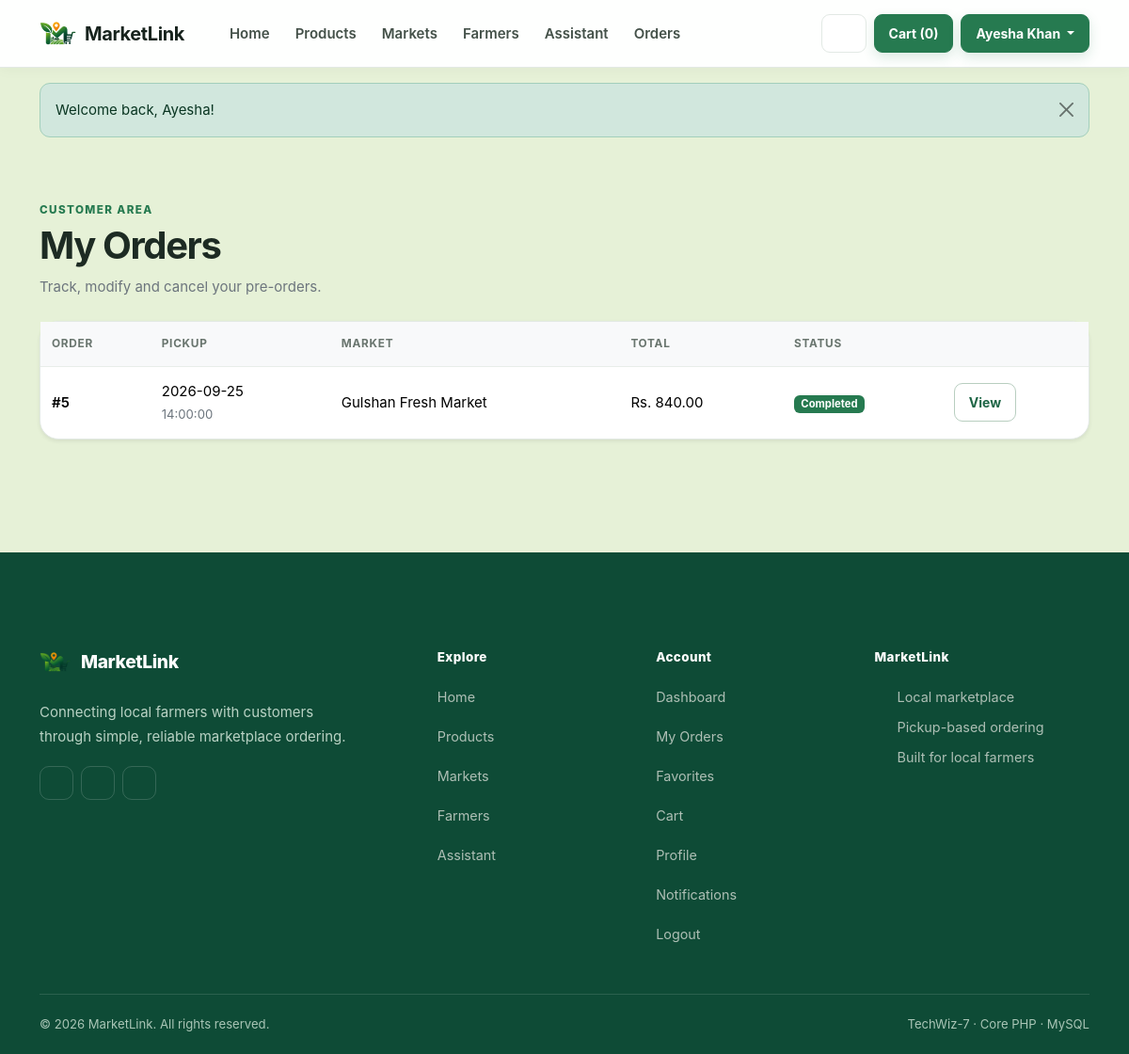
Page /orders (signed in) on the committed database.
### tables this page shows
CREATE TABLE `users` (
  `id` int(10) UNSIGNED NOT NULL,
  `name` varchar(120) NOT NULL,
  `email` varchar(190) NOT NULL,
  `password` varchar(255) NOT NULL,
  `phone` varchar(30) DEFAULT NULL,
  `profile_image` varchar(255) DEFAULT NULL,
  `role` enum('admin','farmer','customer') NOT NULL DEFAULT 'customer',
  `market_id` int(10) UNSIGNED DEFAULT NULL,
  `status` enum('active','inactive') NOT NULL DEFAULT 'active',
  `approval_status` enum('pending','approved','suspended') NOT NULL DEFAULT 'approved',
  `created_at` timestamp NOT NULL DEFAULT current_timestamp()
);

CREATE TABLE `orders` (
  `id` int(10) UNSIGNED NOT NULL,
  `customer_id` int(10) UNSIGNED NOT NULL,
  `market_id` int(10) UNSIGNED DEFAULT NULL,
  `pickup_date` date NOT NULL,
  `pickup_time` time NOT NULL,
  `note` varchar(500) DEFAULT NULL,
  `total_amount` decimal(10,2) NOT NULL DEFAULT 0.00,
  `status` enum('pending','accepted','declined','ready','completed','cancelled') NOT NULL DEFAULT 'pending',
  `created_at` timestamp NOT NULL DEFAULT current_timestamp(),
  `updated_at` timestamp NOT NULL DEFAULT current_timestamp() ON UPDATE current_timestamp()
);

CREATE TABLE `markets` (
  `id` int(10) UNSIGNED NOT NULL,
  `name` varchar(120) NOT NULL,
  `address` varchar(255) NOT NULL,
  `latitude` decimal(10,7) NOT NULL,
  `longitude` decimal(10,7) NOT NULL,
  `status` enum('active','inactive') NOT NULL DEFAULT 'active',
  `created_at` timestamp NOT NULL DEFAULT current_timestamp()
);

### app/Controllers/PublicController.php (called while the page is built, shortened)
<?php
class PublicController
{
    public function orders(): void
    {
        require_role('customer');
        $pdo = db();
        $st = $pdo->prepare("SELECT o.*,m.name market_name FROM orders o LEFT JOIN markets m ON m.id=o.market_id WHERE o.customer_id=? ORDER BY o.created_at DESC");
        $st->execute([current_user()['id']]);
        $orders = $st->fetchAll();
        require __DIR__ . '/../Views/layouts/header.php';
        require __DIR__ . '/../Views/public/orders.php';
        require __DIR__ . '/../Views/layouts/footer.php';
    }
}

### index.php (called while the page is built, shortened)
<?php
require_once __DIR__ . '/app/Support/Router.php';
$router = new \App\Support\Router(require __DIR__ . '/routes/web.php');
$router->dispatch($_SERVER['REQUEST_METHOD'] ?? 'GET', $_SERVER['REQUEST_URI'] ?? '/');

### app/Support/auth.php (called while the page is built, shortened)
<?php
require_once __DIR__ . '/db.php';
function current_user(): ?array
{
    static $userLoaded = false;
    static $user = null;
    if ($userLoaded) return $user;
    $userLoaded = true;
    $st = db()->prepare('SELECT * FROM users WHERE id=? LIMIT 1');
    $st->execute([$_SESSION['user_id']]);
    $user = $st->fetch() ?: null;
    return $user;
}
function require_login(): void
{
    if (!current_user()) {
        flash('warning', 'Please login first.');
        redirect('login.php');
    }
}
function require_role(string $role): void
{
    require_login();
}

### app/Support/db.php (called while the page is built, shortened)
<?php
function db(): PDO {
    static $pdo = null;
    if ($pdo === null) {
        $dsn = 'mysql:host=' . DB_HOST . ';dbname=' . DB_NAME . ';charset=utf8mb4';
        $pdo = new PDO($dsn, DB_USER, DB_PASS, [PDO::ATTR_ERRMODE=>PDO::ERRMODE_EXCEPTION, PDO::ATTR_DEFAULT_FETCH_MODE=>PDO::FETCH_ASSOC, PDO::ATTR_EMULATE_PREPARES=>false]);
    }
    return $pdo;
}

### app/Views/public/orders.php (the view)
<div class="container py-5">
    <div class="mb-4"><span class="eyebrow">Customer area</span>
        <h1 class="fw-bold">My Orders</h1>
        <p class="text-secondary">Track, modify and cancel your pre-orders.</p>
    </div>
    <div class="card border-0 shadow-sm">
        <div class="table-responsive">
            <table class="table align-middle mb-0">
                <thead class="table-light">
                    <tr>
                        <th>Order</th>
                        <th>Pickup</th>
                        <th>Market</th>
                        <th>Total</th>
                        <th>Status</th>
                        <th></th>
                    </tr>
                </thead>
                <tbody><?php foreach ($orders as $o): ?><tr>
                            <td class="fw-semibold">#<?= $o['id'] ?></td>
                            <td><?= e($o['pickup_date']) ?><br><small class="text-secondary"><?= e($o['pickup_time']) ?></small></td>
                            <td><?= e($o['market_name']) ?></td>
                            <td>Rs. <?= money($o['total_amount']) ?></td>
                            <td><?= status_badge($o['status']) ?></td>
                            <td><a class="btn btn-sm btn-outline-primary" href="<?= url('order_view.php?id=' . $o['id']) ?>">View</a></td>
                        </tr><?php endforeach; ?></tbody>
            </table>
        </div><?php if (!$orders): ?><div class="p-5 text-center text-secondary">No orders yet. <a href="<?= url('products.php') ?>">Start shopping</a>.</div><?php endif; ?>
    </div>
</div>

### app/Support/Router.php (shortened to what this page needs)
<?php
class Router {
    public function dispatch(string $method, string $uri): void {
        $path = parse_url($uri, PHP_URL_PATH) ?: '/';
        foreach ($this->routes as [$m,$route,$handler]) {
            if ($m === $method && $route === $path) { [$class,$action]=$handler; (new $class())->$action(); return; }
        }
    }
}

### app/Views/layouts/header.php (shortened to what this page needs)
<?php
$flash = get_flash();
$user = current_user();
?>
<!doctype html>
<html lang="en">
<head>
    <link
        href="https://cdn.jsdelivr.net/npm/bootstrap@5.3.8/dist/css/bootstrap.min.css"
        rel="stylesheet"
    >
<link
        href="<?= url('assets/css/style.css') ?>"
        rel="stylesheet"
    >
</head>
<body>
    <nav class="navbar navbar-expand-lg navbar-light sticky-top">
        <div class="container">
            <a
                class="navbar-brand fw-bold d-flex align-items-center gap-2"
                href="<?= url('home') ?>"
            >
                <img src="<?= url('assets/img/logo.png') ?>" alt="MarketLink logo" width="40" height="40" class="d-inline-block align-text-top">
                <span>MarketLink</span>
            </a>
                <?= svg_icon("menu", "icon", "Open navigation") ?>
            <div id="mainNav" class="collapse navbar-collapse">
                <ul class="navbar-nav me-auto mb-2 mb-lg-0">
                    <li class="nav-item links">
                        <a
                            class="nav-link text-light"
                            href="<?= url('home') ?>"
                        >
                            Home
                        </a>
                    </li>
                    <li class="nav-item links">
                        <a
                            class="nav-link text-light"
                            href="<?= url('products') ?>"
                        >
                            Products
                        </a>
                    </li>
                    <li class="nav-item links">
                        <a
                            class="nav-link text-light"
                            href="<?= url('markets') ?>"
                        >
                            Markets
                        </a>
                    </li>
                    <li class="nav-item links">
                        <a
                            class="nav-link text-light"
                            href="<?= url('farmers') ?>"
                        >
                            Farmers
                        </a>
                    </li>
                    <li class="nav-item links">
                        <a
                            class="nav-link text-light"
                            href="<?= url('assistant') ?>"
                        >
                            Assistant
                        </a>
                    </li>
                    <?php if ($user && $user['role'] === 'customer'): ?>
                        <li class="nav-item links">
                            <a
                                class="nav-link text-light"
                                href="<?= url('orders') ?>"
                            >
                                Orders
                            </a>
                        </li>
                    <?php endif; ?>
                </ul>
                <div class="d-flex align-items-center gap-2">
                    <?php if ($user): ?>
                        <a
                            class="btn btn-outline-light btn-sm bell-icon"
                            href="<?= url('notifications') ?>"
                        >
                            <?= svg_icon("bell", "icon icon-sm", "Notifications") ?>
                        </a>
                        <?php if ($user['role'] === 'customer'): ?>
                            <a
                                class="btn btn-primary btn-sm"
                                href="<?= url('cart') ?>"
                            >
                                Cart (<?= count($_SESSION['cart'] ?? []) ?>)
                            </a>
                        <?php endif; ?>
                        <div class="dropdown">
                            <button
                                class="btn btn-primary btn-sm dropdown-toggle"
                                data-bs-toggle="dropdown"
                            >
                                <?= e($user['name']) ?>
                            </button>
                        </div>
                    <?php endif; ?>
                </div>
            </div>
        </div>
    </nav>
    <?php if ($flash): ?>
        <div class="container mt-3">
            <div
                class="alert alert-<?= e($flash['type']) ?> alert-dismissible fade show"
                role="alert"
            >
                <?= e($flash['message']) ?>
                <button
                    class="btn-close"
                    data-bs-dismiss="alert"
                ></button>
            </div>
        </div>
    <?php endif; ?>

### app/Support/functions.php (shortened to what this page needs)
<?php
require_once __DIR__ . '/db.php';
require_once __DIR__ . '/auth.php';
function url(string $path = ''): string
{
    $path = ltrim($path, '/');
    $map = [
        'index.php' => 'home',
        'login.php' => 'login',
        'register.php' => 'register',
        'logout.php' => 'logout',
        'products.php' => 'products',
        'product.php' => 'product',
        'markets.php' => 'markets',
        'farmers.php' => 'farmers',
        'cart.php' => 'cart',
        'checkout.php' => 'checkout',
        'orders.php' => 'orders',
        'order_view.php' => 'order',
        'favorites.php' => 'favorites',
        'profile.php' => 'profile',
        'notifications.php' => 'notifications',
        'assistant.php' => 'assistant',
        'dashboard.php' => 'dashboard',
        'farmer/index.php' => 'farmer/home',
        'farmer/products.php' => 'farmer/products',
        'farmer/product_form.php' => 'farmer/product-form',
        'farmer/orders.php' => 'farmer/orders',
        'farmer/profile.php' => 'farmer/profile',
        'farmer/reviews.php' => 'farmer/reviews',
        'farmer/sales.php' => 'farmer/sales',
        'farmer/schedule.php' => 'farmer/schedule',
        'admin/index.php' => 'admin/home',
        'admin/farmers.php' => 'admin/farmers',
        'admin/customers.php' => 'admin/customers',
        'admin/markets.php' => 'admin/markets',
        'admin/categories.php' => 'admin/categories',
        'admin/products.php' => 'admin/products',
        'admin/reviews.php' => 'admin/reviews',
        'admin/reports.php' => 'admin/reports',
        'admin/notifications.php' => 'admin/notifications',
    ];
    $query = '';
    $qpos = strpos($path, '?');
    if ($qpos !== false) {
        $query = substr($path, $qpos);
        $path = substr($path, 0, $qpos);
    }
    $path = $map[$path] ?? $path;
    return rtrim(BASE_URL, '/') . '/' . ltrim($path, '/') . $query;
}
function e($value): string
{
    return htmlspecialchars((string)$value, ENT_QUOTES, 'UTF-8');
}
function get_flash(): ?array
{
    $f = $_SESSION['flash'] ?? null;
    return $f;
}
function money($value): string
{
    return number_format((float)$value, 2);
}
function status_badge(string $status): string
{
    $map = ['active' => 'success', 'approved' => 'success', 'accepted' => 'primary', 'ready' => 'info', 'completed' => 'success', 'pending' => 'warning', 'inactive' => 'secondary', 'suspended' => 'danger', 'declined' => 'danger', 'cancelled' => 'danger', 'rejected' => 'danger'];
    $c = $map[$status] ?? 'secondary';
    return '<span class="badge text-bg-' . $c . '">' . e(ucfirst($status)) . '</span>';
}
function svg_icon(string $name, string $class = 'icon', string $label = ''): string
{
    $paths = [
        'bell' => '<path d="M18 8a6 6 0 0 0-12 0c0 7-3 7-3 9h18c0-2-3-2-3-9"/><path d="M13.73 21a2 2 0 0 1-3.46 0"/>',
        'sparkles' => '<path d="m12 3-1.5 5.5L5 10l5.5 1.5L12 17l1.5-5.5L19 10l-5.5-1.5L12 3Z"/><path d="m19 15-.7 2.3L16 18l2.3.7L19 21l.7-2.3L22 18l-2.3-.7L19 15Z"/>',
        'arrow-right' => '<path d="M5 12h14"/><path d="m13 6 6 6-6 6"/>',
        'location' => '<path d="M20 10c0 5-8 11-8 11S4 15 4 10a8 8 0 1 1 16 0Z"/><circle cx="12" cy="10" r="2.5"/>',
        'leaf' => '<path d="M20 4C12 4 5 8 5 15c0 2 1 4 4 4 7 0 11-7 11-15Z"/><path d="M5 19c3-5 7-7 12-9"/>',
        'check' => '<path d="m5 12 4 4L19 6"/>',
        'cart' => '<circle cx="9" cy="20" r="1"/><circle cx="18" cy="20" r="1"/><path d="M3 4h2l2.4 11.2a2 2 0 0 0 2 1.6h7.8a2 2 0 0 0 1.9-1.5L21 8H6"/>',
        'seedling' => '<path d="M12 21V9"/><path d="M12 13c-4 0-7-2.5-7-7 4 0 7 2.5 7 7Z"/><path d="M12 11c0-4 3-7 7-7 0 4.5-3 7-7 7Z"/>',
        'search' => '<circle cx="11" cy="11" r="7"/><path d="m20 20-4-4"/>',
        'heart' => '<path d="M20.8 8.6c0 5.5-8.8 10.4-8.8 10.4S3.2 14.1 3.2 8.6A4.6 4.6 0 0 1 12 6.2a4.6 4.6 0 0 1 8.8 2.4Z"/>',
        'clock' => '<circle cx="12" cy="12" r="9"/><path d="M12 7v5l3 2"/>',
        'menu' => '<path d="M4 6h16M4 12h16M4 18h16"/>',
        'user' => '<circle cx="12" cy="8" r="3"/><path d="M5 21a7 7 0 0 1 14 0"/>',
        'facebook' => '<path d="M14 8h3V4h-3c-3.3 0-5 2-5 5v3H6v4h3v5h4v-5h3l1-4h-4V9c0-.7.3-1 1-1Z"/>',
        'instagram' => '<rect x="3" y="3" width="18" height="18" rx="5"/><circle cx="12" cy="12" r="4"/><circle cx="17.5" cy="6.5" r=".8" fill="currentColor" stroke="none"/>',
        'linkedin' => '<path d="M5 8v11M5 5v.1M9 19v-6a4 4 0 0 1 8 0v6M9 12V8"/>',
        'filter' => '<path d="M4 6h16M7 12h10M10 18h4"/>',
    ];
    $body = $paths[$name] ?? $paths['leaf'];
    $aria = $label !== '' ? ' aria-label="' . e($label) . '"' : ' aria-hidden="true"';
    return '<svg class="' . e($class) . '" viewBox="0 0 24 24" fill="none" stroke="currentColor" stroke-width="1.8" stroke-linecap="round" stroke-linejoin="round" focusable="false"' . $aria . '>' . $body . '</svg>';
}

### rows in the picture
users: name "Ayesha Khan"
orders: id "5", pickup_date "2026-09-25", pickup_time "14:00:00", market.name "Gulshan Fresh Market", total_amount "840.00", status "Completed"
